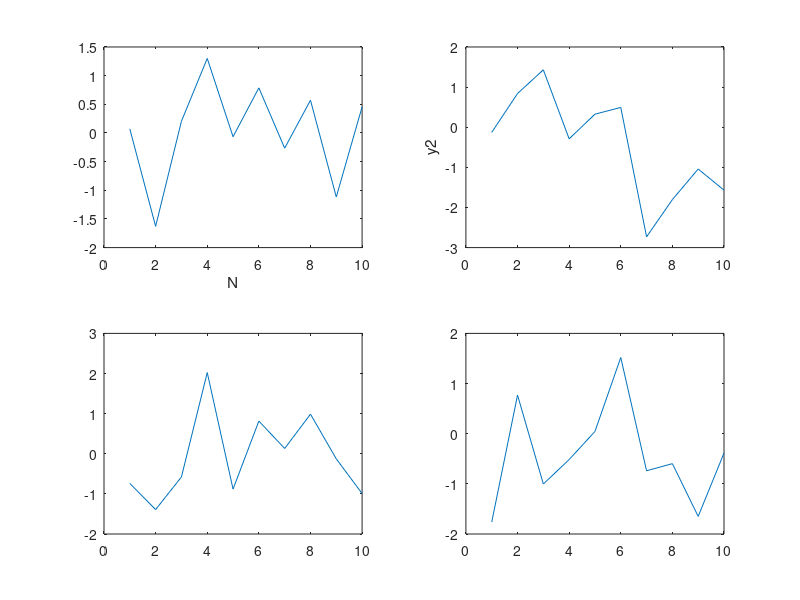

Recreate this plot in MATLAB. (Note: this script raises an error after producing the figure.)
% myfig()
%  Sistema i font e allarga la figura alla dimensione desiderata
% 
% myfig(Figratio)
%    Figratio:           '0' la dimensione è quella attuale della figura
%                        '-1' la dimensione della figura è quella standard di Matlab (altezza/larghezza = 0.75)
%                        '-2' la dimensione della figura è impostata a 9:16 (con larghezza pari a quella standard di Matlab)
%                        'n'  la dimensione della figura è indicata da utente (n = altezza/larghezza, con larghezza pari a quella standard di Matlab)
% 
% myfig(Figratio,FigHandles)
%    FigHandles:         Vettore contenente gli handles delle figure a cui applicare la funzione. 
%                        Se non specificato, la scelta viene fatta da utente tramite GUI
% 
% myfig(Figratio,...,'ParamValue1',value,'ParamValue2',value...)
%  ParamValue list:
%    'FontLegend':       Dimensione del font della legend (se non specificato, il font resta quello della figura)
%    'FontTick':         Dimensione del font dei tick degli assi (se non specificato, il font resta quello della figura)
%    'FontLabel':        Dimensione del font delle label degli assi (se non specificato, il font resta quello della figura)
%    'Interpreter'       Interprete scritte: 'none', 'tex', 'latex' (se non specificato, resta quello della figura)
%    'LegendBox':        'on' per lasciare il box bianco di sfondo, 'off' per rendere il box trasparente
%    'NRows','NCols':    distribuisce i plot presenti nella figura secondo una griglia composta da NRow righe e NCols colonne
%    'Grid':             'on', 'off'
%    'Matrix':           Matrice dove sono disposti i numeri relativi ai subplot presenti nella figura. 
%                        La disposizione dei numeri riflette la disposizione desiderata dei subplot nella figura.
% 
% Esempio standard
%    figure
%    plot(1:10,randn(1,10)); xlabel('N')
%    myfig(-1,'FontLegend',10,'FontTick',12,'LegendBox','off','Grid','on')
% 
% Esempio più plots
   figure
   subplot(2,2,1); plot(1:10,randn(1,10)); xlabel('N')
   subplot(2,2,2); plot(1:10,randn(1,10)); ylabel('y2')
   subplot(2,2,3); plot(1:10,randn(1,10))
   subplot(2,2,4); plot(1:10,randn(1,10))
   myfig(-1,gcf,'FontLegend',10,'FontTick',12,'LegendBox','off','Grid','on','NRows',2,'NCols',2)
        oppure
   myfig(-1,gcf,'FontLegend',10,'FontTick',12,'LegendBox','off','Grid','on','NRows',4,'NCols',1)
        oppure
   myfig(-1,gcf,'FontLegend',10,'FontTick',12,'LegendBox','off','Grid','on','NRows',1,'NCols',4)
        oppure
   myfig(-1,gcf,'FontLegend',10,'FontTick',12,'LegendBox','off','Grid','on','Matrix',[1 2 3;1 4 4])
% 
% 
%   Tested Version:  Matlab 2018b
%   Last update:     31/5/2019
%   Contact:         giulio.panzani@polimi.it
%
